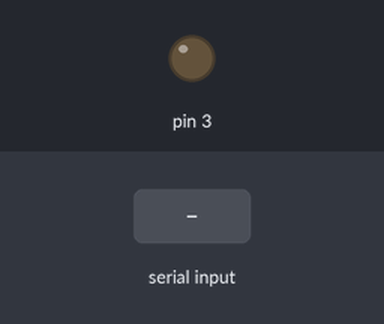
The sketch below on a simulated Arduino Uno, built with avr-gcc and run on an emulated ATmega328P. Parts: output pins drawn as LEDs (lit = HIGH). Inputs (shaded band) come from the test bench.

Above: at 1.2 s.
1.3 s: "O" received over the second serial link
At 2.0 s:
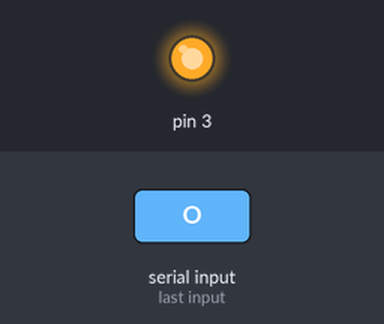
2.8 s: "1" received over the second serial link
At 3.1 s:
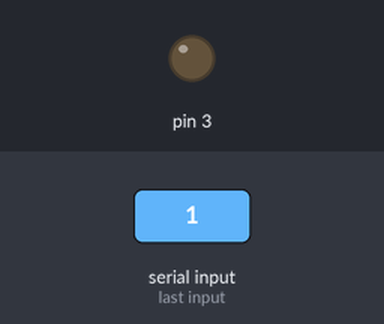
Timing chart, 0 to 5.8 s (numbered marks = the images above; inputs shaded):
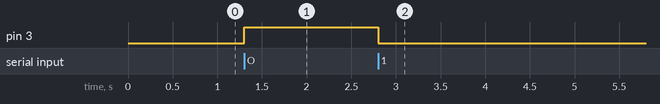

Measured:
- after the input at 1.3 s, pin 3: LOW → HIGH at once
- after the input at 2.8 s, pin 3: HIGH → LOW at once

The sketch:

Arduino.ino
```cpp
char s;   // for incoming mymySerial data

#include <SoftwareSerial.h>

#define rxPin 0
#define txPin 1


SoftwareSerial mySerial( rxPin,txPin);
void setup() {
  mySerial.begin(9600);
        pinMode(3,OUTPUT);
}

void loop() {

        // send data only when you receive data:
        if (mySerial.available() > 0) {
                // read the incoming byte:
                s = mySerial.read();

        }
        if(s=='O'){
          digitalWrite(3,HIGH);
          mySerial.println(s);
        }
        else{
          digitalWrite(3,LOW);
        }

}
```
